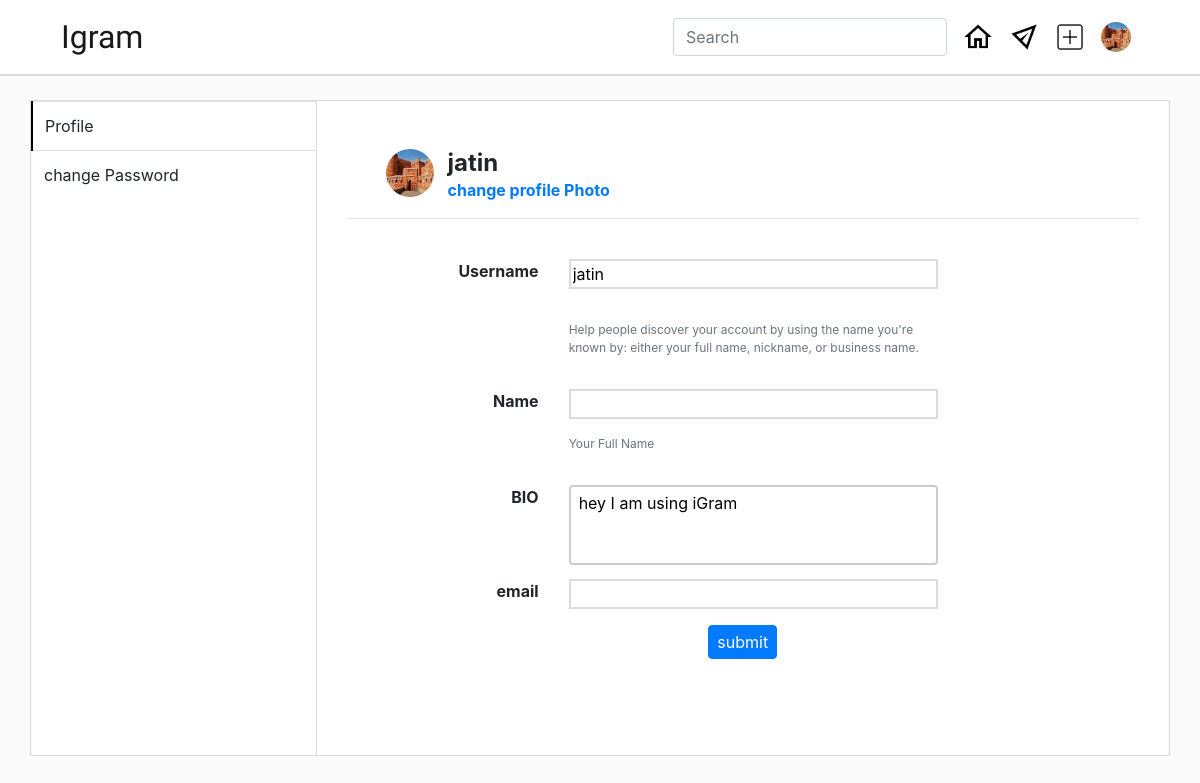
/editProfile (signed in), run on an earlier commit of the app's database.
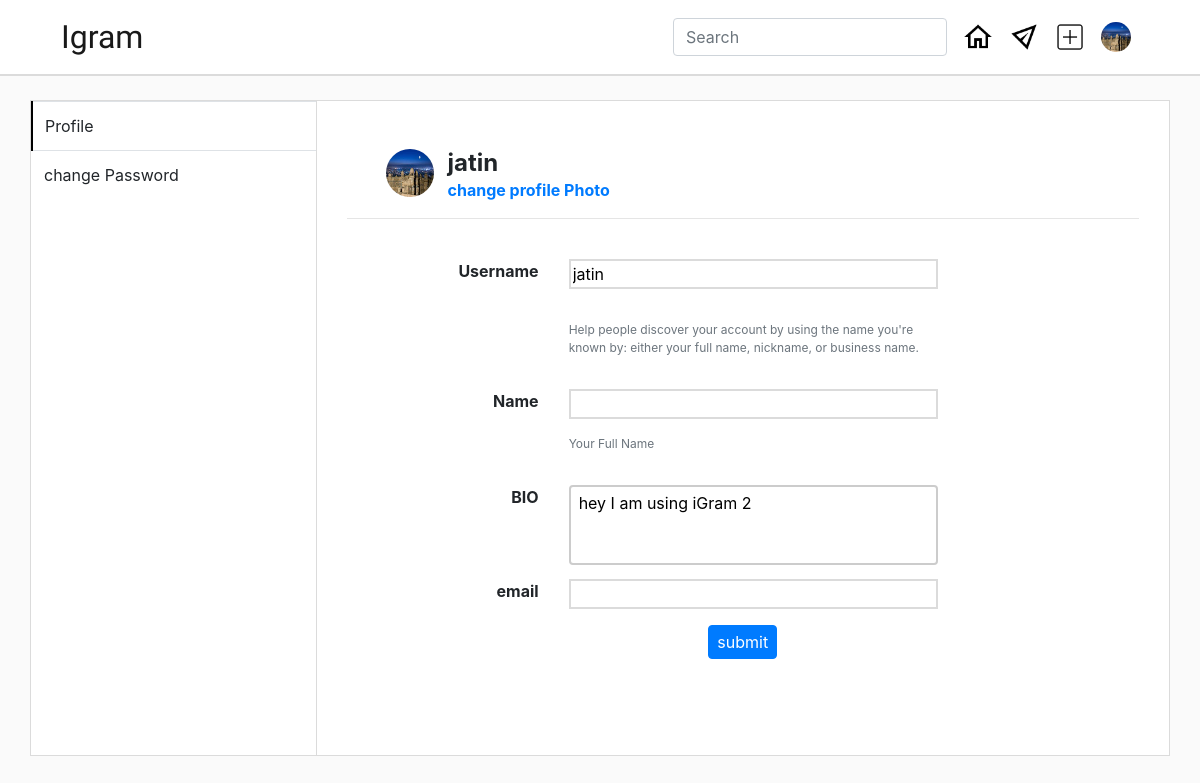
And on a later commit of the database.
### home/models.py (models this page shows)
class User(AbstractUser):
    profileImage=models.ImageField(upload_to=profile_upload_location,default='Default-Profile-Picture-Download-PNG-Image.png')
    discription=models.TextField(blank=True,null=True,max_length=100)

### home/views.py (the view)
# urls.py: path('editProfile',views.editProfile,name='editProfile'),
@login_required
def editProfile(request):
    return render(request,'editProfile.html')

### templates/editProfile.html (shortened to what this page needs)
{% extends 'base.html' %}
{% block body %}
<div class="container my-4" style="border: 1px solid rgb(219,219,219);">
  <div class="row">
    <div class="col-3 px-0">
      <table class="table table-hover table-white">
        <tbody>
          <tr>
            <td id="info-tr" onclick="showContent('info')" style="border-left: 2px solid black;">Profile</td>
          </tr>
          <tr>
            <td id="changePassword-tr" onclick="showContent('changePassword')">change Password</td>
          </tr>
        </tbody>
      </table>
    </div>
    <div class="col-9 " style="border-left:1px solid rgb(219,219,219);">
      <div class="container my-4  py-4" id="info"  >
        <div class="row mx-4">
          <div class="col-1">
            <img class="profile-img rounded-circle" src={{request.user.profileImage.url}} alt="">
          </div>
          <div class="col">
            <h4 class="py-0 my-0"><b>{{request.user.username}}</b></h4>
            <a href="" data-toggle="modal" data-target="#addProfile"><b>change profile Photo</b></a>
          </div>
        </div>
        <hr>
        <form action={% url 'updateProfileInfo' %} method="post" autocomplete="off">{% csrf_token %}
        <div class="row  mx-4 my-4 px-4 py-2">
          <div class="row w-100 my-2">
            <div class="col-3 text-right">
              <b class=""><span>Username</span></b>
            </div>
            <div class="col">
              <input class="w-75" style="border: 2px solid rgb(219, 219, 219);" type="text" name="username"
                id="username" onkeyup="checkValidUsername()" value="{{request.user.username}}">
            </div>
          </div>
          <div class="row w-100 my-2">
            <div class="col-3 text-right">
            </div>
            <div class="col">
              <p class="text-muted w-75" style="font-size: 12px;">Help people discover your account by using the name
                you're known by: either your full name, nickname, or business name.</p>
            </div>
          </div>
          <div class="row w-100 my-2">
            <div class="col-3 text-right">
              <b class=""><span>Name</span></b>
            </div>
            <div class="col">
              <input class="w-75" style="border: 2px solid rgb(219, 219, 219);" type="text" name="name" id="name"
                value="{{request.user.first_name}}">
            </div>
          </div>
          <div class="row w-100 my-2">
            <div class="col-3 text-right">
            </div>
            <div class="col">
              <p class="text-muted w-75" style="font-size: 12px;">Your Full Name</p>
            </div>
          </div>
          <div class="row w-100 my-2">
            <div class="col-3 text-right">
              <b class=""><span>BIO</span></b>
            </div>
            <div class="col">
              {% if request.user.discription %}
              <textarea class="w-75 px-2 py-1"
                style="border-color: 1px rgb(219, 219, 219);background-color: inherit;height: 5rem;" type="text"
                name="bio" id="bio">{{request.user.discription}}</textarea>
              {% else %}
              <textarea class="w-75 px-2 py-1"
                style="border-color: 1px rgb(219, 219, 219);background-color: inherit;height: 5rem;" type="text"
                name="bio" id="bio"></textarea>
              {% endif %}
            </div>
          </div>
          <div class="row w-100">
            <div class="col-3 text-right">
              <b class=""><span>email</span></b>
            </div>
            <div class="col">
              <input class="w-75" style="border: 2px solid rgb(219, 219, 219);" type="email" name="email" id="email"
                value="{{request.user.email}}">
            </div>
          </div>
          <div class="m-auto">
            <button id="editProfileBtn" type="submit" class="btn btn-primary my-3 px-2 py-1">submit</button>
          </div>
        </div>
      </form>
      </div>
    </div>
  </div>
</div>
{% endblock body %}

### templates/base.html (shortened to what this page needs)
<!doctype html>
<html lang="en">
<head>
  <link rel="stylesheet" href="https://maxcdn.bootstrapcdn.com/bootstrap/4.0.0/css/bootstrap.min.css"
>
</head>
<body>
  {% load static %}
  <div class="container-fluid" style="background-color: rgb(255,255,255);border-bottom: 2px solid rgb(219,219,219);">
  <div class="container py-0 my-0">
    <nav class="navbar navbar-expand-lg navbar-light bg-white">
      <a class="navbar-brand" style="font-family: 'Grand Hotel', cursive;" href="#">Igram</a>
      <div class="collapse navbar-collapse" id="navbarSupportedContent">
        <form class="form-inline ml-auto my-2 my-lg-0 ">
          <input id="searchUser" class="form-control mr-sm-2 " type="search" placeholder="Search" aria-label="Search"
           onkeyup="search()" data-container="body" data-toggle="popover" data-html="true" data-trigger="focus"
            data-placement="bottom" data-content="" autocomplete="off">
        </form>
        <a href={% url 'home' %}>
          <img class="img-logo mx-2" src={% block homeActive %}{% static 'img/home.png' %}{% endblock homeActive %} alt="">
        </a>
        <a href={% url 'inbox' %}>
        <img class="img-logo mx-2" src={% block inboxActive %}{% static 'img/message-logo.png' %}{% endblock inboxActive %} alt="">
        <a href="#" role="button" data-toggle="modal" data-target="#exampleModalCenter">
          <img class="img-logo mx-2" src={% block postLogoActive %}{% static 'img/post-logo.png' %}{% endblock postLogoActive %} alt="">
        </a>
        <div class="nav-item dropdown">
          <a href="#" id="navbarDropdown" role="button" data-toggle="dropdown" aria-haspopup="true"
            aria-expanded="false">
            {% if request.user.profileImage %}
            <img class="img-logo mx-2 " src="{{request.user.profileImage.url}}" alt="" style="border-radius: 100%;">
            {% else %}
            <img class="img-logo mx-2" src="static/img/profile.png" alt="">
            {% endif %}
          </a>
        </div>
      </div>
    </nav>
  </div>
</div>
  {% block body %} {% endblock body %}
</body>
</html>

What changed in the data, as far as the page shows it:
changed User "jatin": user.profileImage: a different picture; bio "hey I am using iGram" → "hey I am using iGram 2"
